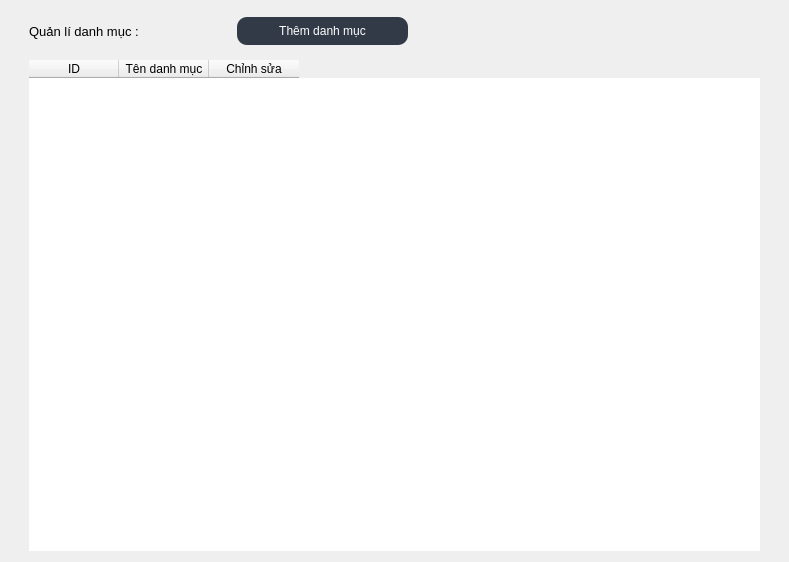
             <widget class="QWidget" name="page_2">
              <layout class="QGridLayout" name="gridLayout_14">
               <item row="0" column="0">
                <layout class="QGridLayout" name="gridLayout_2">
                 <property name="leftMargin">
                  <number>18</number>
                 </property>
                 <property name="rightMargin">
                  <number>18</number>
                 </property>
                 <property name="horizontalSpacing">
                  <number>2</number>
                 </property>
                 <property name="verticalSpacing">
                  <number>8</number>
                 </property>
                 <item row="0" column="0">
                  <layout class="QHBoxLayout" name="horizontalLayout_8">
                   <property name="spacing">
                    <number>7</number>
                   </property>
                   <item>
                    <layout class="QHBoxLayout" name="horizontalLayout_7">
                     <item>
                      <widget class="QLabel" name="label_4">
                       <property name="minimumSize">
                        <size>
                         <width>201</width>
                         <height>41</height>
                        </size>
                       </property>
                       <property name="font">
                        <font>
                         <pointsize>10</pointsize>
                        </font>
                       </property>
                       <property name="text">
                        <string>Quản lí danh mục :</string>
                       </property>
                      </widget>
                     </item>
                     <item>
                      <widget class="QPushButton" name="pushButton_11">
                       <property name="minimumSize">
                        <size>
                         <width>171</width>
                         <height>28</height>
                        </size>
                       </property>
                       <property name="styleSheet">
                        <string notr="true">background-color: #313a46;
color: #fff;
border-radius:10px</string>
                       </property>
                       <property name="text">
                        <string>Thêm danh mục</string>
                       </property>
                      </widget>
                     </item>
                    </layout>
                   </item>
                   <item>
                    <spacer name="horizontalSpacer_3">
                     <property name="orientation">
                      <enum>Qt::Horizontal</enum>
                     </property>
                     <property name="sizeHint" stdset="0">
                      <size>
                       <width>40</width>
                       <height>20</height>
                      </size>
                     </property>
                    </spacer>
                   </item>
                  </layout>
                 </item>
                 <item row="1" column="0">
                  <widget class="QTableWidget" name="table_danhmuc">
                   <property name="minimumSize">
                    <size>
                     <width>731</width>
                     <height>491</height>
                    </size>
                   </property>
                   <property name="styleSheet">
                    <string notr="true">border-radius : 5px;</string>
                   </property>
                   <property name="horizontalScrollMode">
                    <enum>QAbstractItemView::ScrollPerPixel</enum>
                   </property>
                   <attribute name="horizontalHeaderDefaultSectionSize">
                    <number>90</number>
                   </attribute>
                   <column>
                    <property name="text">
                     <string>ID</string>
                    </property>
                   </column>
                   <column>
                    <property name="text">
                     <string>Tên danh mục</string>
                    </property>
                   </column>
                   <column>
                    <property name="text">
                     <string>Chỉnh sửa</string>
                    </property>
                   </column>
                  </widget>
                 </item>
                </layout>
               </item>
              </layout>
             </widget>
